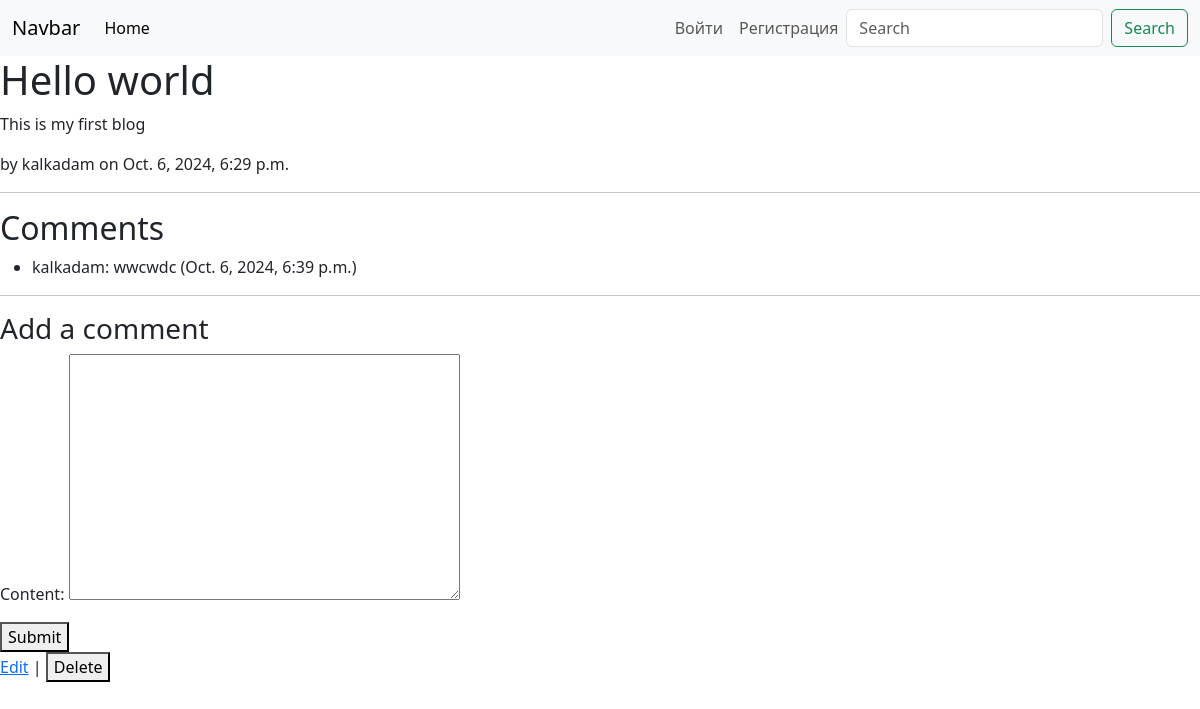
/post/1/, run on an earlier commit of the app's database.
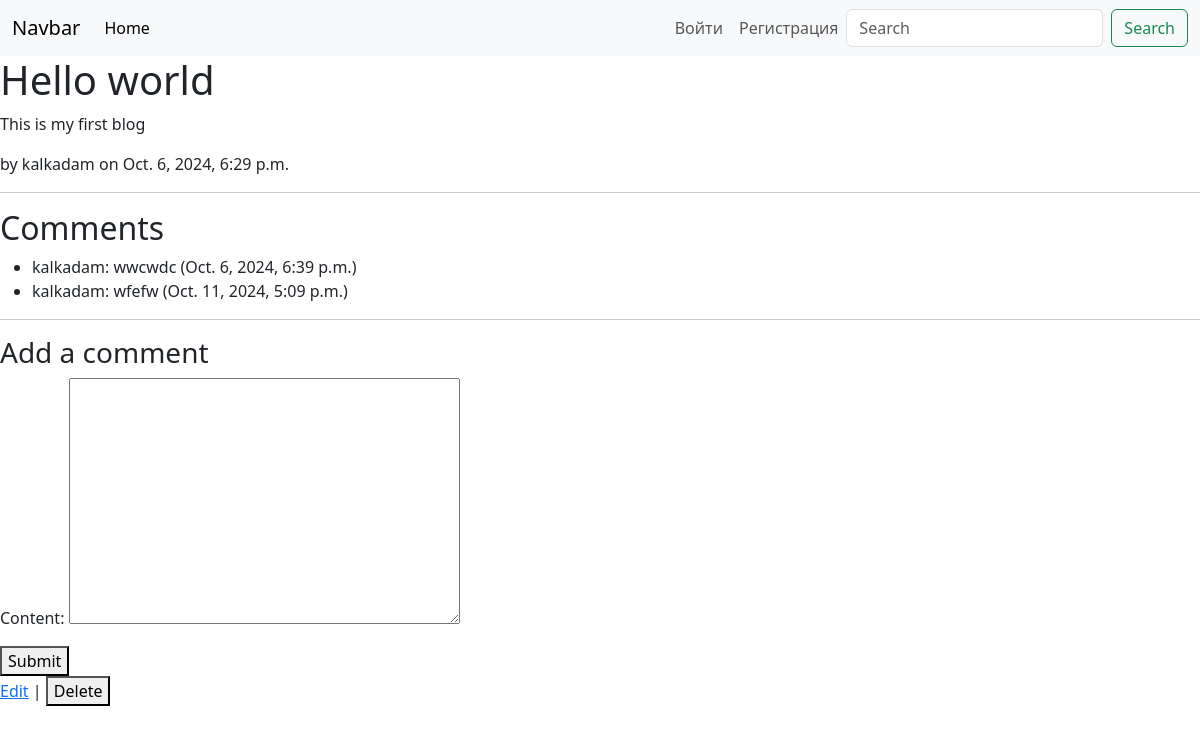
And on a later commit of the database.
### blog/models.py (models this page shows, shortened)
class Comment(models.Model):
    content = models.TextField()
    created_at = models.DateTimeField(auto_now_add=True)
    post = models.ForeignKey(Post,related_name='comments', on_delete=models.CASCADE)
    author = models.ForeignKey(User, on_delete=models.CASCADE)

### blog/views.py (the view)
# urls.py: path('post/<int:post_id>/',views.post_detail, name='post_detail'),
def post_detail(request, post_id):
    post = get_object_or_404(Post, id=post_id)
    comments = post.comments.all()
    if request.method == 'POST':
        comment_form = CommentForm(request.POST)
        if comment_form.is_valid():
            comment = comment_form.save(commit=False)
            comment.author = request.user
            comment.post = post
            comment.save()
            return redirect('post_detail', post_id=post_id)
    else:
        comment_form = CommentForm()
    return render(request, 'blog/post_detail.html', {'post': post, 'comments': comments, 'comment_form': comment_form})

### blog/forms.py
class CommentForm(forms.ModelForm):
    class Meta:
        model = Comment
        fields = ['content']

### templates/blog/post_detail.html (shortened to what this page needs)
{% extends 'main.html'%}
{% block content%}
    <h1>{{ post.title }}</h1>
    <p>{{ post.content }}</p>
    <p>by {{ post.author.username }} on {{ post.created_at }}</p>
    <hr>
    <h2>Comments</h2>
    <ul>
        {% for comment in comments %}
            <li>{{ comment.author.username }}: {{ comment.content }} ({{ comment.created_at }})</li>
        {% empty %}
            <li>No comments yet</li>
        {% endfor %}
    </ul>
    <hr>
    <h3>Add a comment</h3>
    <form method="post">
        {{ comment_form.as_p }}
        <button type="submit">Submit</button>
    </form>
    <a href="{% url 'edit_post' post.id %}">Edit</a> |
    <form method="post" action="{% url 'delete_post' post.id %}" style="display:inline;">
        <button type="submit">Delete</button>
    </form>
{% endblock%}

What changed in the data, as far as the page shows it:
added Comment: author.username "kalkadam", content "wfefw", created_at "Oct. 11, 2024, 5:09 p.m."
